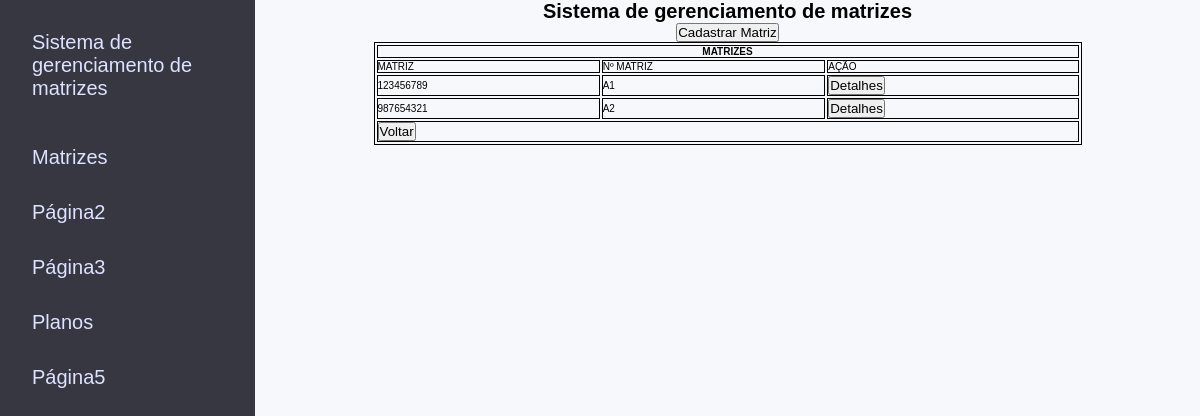
The app's page /matrizes.html with its own data.
### ext/site/model/Matriz.py (models this page shows)
class Matriz(db.Model):
    __tablename__ = "matrizes"
    __table_args__ = {'extend_existing': True}
    id = db.Column("id", db.Integer, primary_key=True)
    rfid = db.Column("rfid", db.VARCHAR)
    numero = db.Column("numero", db.VARCHAR)
    ciclos = db.Column("ciclos", db.Integer)
    deleted = db.Column("deleted", db.Boolean, default=False)

### ext/site/view/matrizes.py (the view)
@bp_matrizes.route("/matrizes.html")
def matrizes():
    try:
        templateData = {
            'title': "Sistema de gerenciamento de matrizes",
        }
        matrizes = matrizCRUD.consultarMatrizes()
        return render_template("main/matrizes.html", matrizes=matrizes, **templateData)
    except:
        return render_template("main/matrizes.html", **templateData)

### ext/db/matrizCRUD.py (called while the page is built)
def consultarMatrizes():  # Read
    try:
        matrizes = db.session.query(Matriz.Matriz).all()
        return matrizes
    except BaseException as e:
        return Response(response=json.dumps("{success: false, message: "+ e.args[0] +", response: null}"), status=501)

### templates/main/matrizes.html (shortened to what this page needs)
{% extends "base.html" %}
{% block style %}
<link rel="stylesheet" href="../../static/css/matrizes.css">
<link rel="stylesheet" href="../../static/css/styles.css">
<link rel="stylesheet" href="../../static/css/modal.css">
{% endblock %}
{% block main %}
<div class="wrapper">
    <h1>{{ title }}</h1>
    <button onclick="mostrarModal()">Cadastrar Matriz</button>
    <table>
        <th colspan="3">
            MATRIZES
        </th>
        <tr>
            <td>MATRIZ</td>
            <td>Nº MATRIZ</td>
            <td>AÇÃO</td>
        </tr>
        {% for matriz in matrizes %}
        <tr>
            <td>{{matriz.rfid}}</td>
            <td>{{matriz.numero}}</td>
            <td><button id="botao" name="botao" value="{{ matriz.id }}"
                    onclick="showmodal('{{matriz.id}}')">Detalhes</button></td>
        </tr>
        {% endfor %}
        <tr>
            <td colspan="3"><a href="/"><button>Voltar</button></a></td>
        </tr>
    </table>
</div>
{% endblock %}

### templates/base.html (shortened to what this page needs)
<!DOCTYPE html>
<html lang="pt-BR">
<head>
    <link rel="stylesheet" href="../static/css/global.css">
    {% block style %}{% endblock %}
</head>
<body>
    <aside>{% include "barra.html" %}</aside>
    <main>{% block main %}{% endblock %}</main>
</body>
</html>

### templates/barra.html (shortened to what this page needs)
{% block style %}
<link rel="stylesheet" href="../static/css/barra.css">
{% endblock %}
{% block barra %}
<header>
    <p><a href="/">Sistema de gerenciamento de matrizes</a></p>
</header>
<nav>
    <ul>
        <li>
            <label for="id1"><a href="matrizes.html">Matrizes</a></label>
        </li>
        <li>
            <label for="id2"><a href="registros.html">Página2</a></label>
        </li>
        <li>
            <label for="id3"><a href="usuarios.html"></a>Página3</label>
        </li>
        <li>
            <label for="id4"><a href="planos.html">Planos</a></label>
        </li>
        <li>
            <label for="id5">Página5</label>
        </li>
    </ul>
</nav>
{% endblock %}

### static/css/global.css (style rules this page uses)
* { margin: 0; padding: 0; box-sizing: border-box; }
html { font-size: 62.5%; }
a,a:visited { text-decoration: none; color: #DDE2FF; }
body { font-family: 'Mulish', sans-serif; background: #F7F8FC; display: flex; width: 100vw; }

### static/css/matrizes.css (style rules this page uses)
.wrapper { width: 100%; height: 100%; display: flex; align-items: center; justify-content: center; flex-direction: column; }
.wrapper table { width: 80%; margin: 0 auto; border: 1px solid #000; }
th,td,tr { border: 1px solid #000; }

### static/css/styles.css (style rules this page uses)
main { width: 100%; padding: 0 30px; }

### static/css/barra.css (style rules this page uses)
aside { position: fixed; width: 100%; height: 100%; max-width: 255px; background-color: #363740; color: #DDE2FF; }
main { margin-left: 255px; }
aside header { display: flex; align-items: center; height: 130px; font-size: 2rem; padding: 5px 32px; }
aside nav ul { list-style: none; }
aside nav ul li { font-size: 2rem; height: 55px; transition: all 0.4s ease-in-out; cursor: pointer; padding: 18px 32px; position: relative; }
aside nav ul li label { display: flex; align-items: center; flex-direction: row; cursor: pointer; height: 100%; }
main { width: 100%; }

### records on screen
Matriz: rfid "123456789", numero "A1", {{ matriz.id }} 1 (drawn)
Matriz: rfid "987654321", numero "A2", {{ matriz.id }} 2 (drawn)

### other values on screen
{{ title }} "Sistema de gerenciamento de matrizes"
